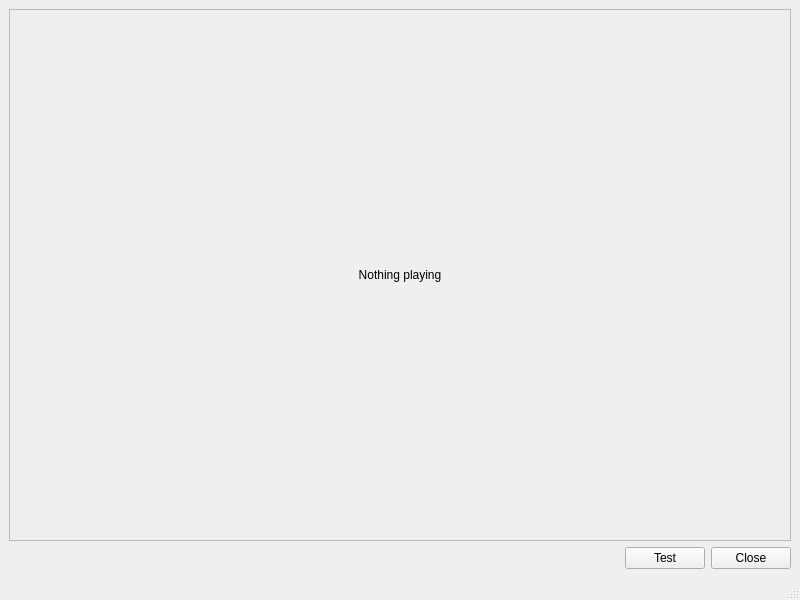
<?xml version="1.0" encoding="UTF-8"?>
<ui version="4.0">
 <class>MainWindow</class>
 <widget class="QMainWindow" name="MainWindow">
  <property name="geometry">
   <rect>
    <x>0</x>
    <y>0</y>
    <width>800</width>
    <height>600</height>
   </rect>
  </property>
  <property name="windowTitle">
   <string>Vobot Now Playing</string>
  </property>
  <widget class="QWidget" name="centralwidget">
   <layout class="QVBoxLayout" name="verticalLayout">
    <item>
     <widget class="QFrame" name="frame">
      <property name="sizePolicy">
       <sizepolicy hsizetype="Preferred" vsizetype="MinimumExpanding">
        <horstretch>0</horstretch>
        <verstretch>0</verstretch>
       </sizepolicy>
      </property>
      <property name="frameShape">
       <enum>QFrame::StyledPanel</enum>
      </property>
      <property name="frameShadow">
       <enum>QFrame::Raised</enum>
      </property>
      <layout class="QVBoxLayout" name="verticalLayout_2">
       <item>
        <widget class="QLabel" name="lbl_preview">
         <property name="text">
          <string>&lt;html&gt;&lt;head/&gt;&lt;body&gt;&lt;p align=&quot;center&quot;&gt;Nothing playing&lt;/p&gt;&lt;/body&gt;&lt;/html&gt;</string>
         </property>
         <property name="scaledContents">
          <bool>false</bool>
         </property>
        </widget>
       </item>
      </layout>
     </widget>
    </item>
    <item>
     <layout class="QHBoxLayout" name="horizontalLayout">
      <item>
       <spacer name="horizontalSpacer">
        <property name="orientation">
         <enum>Qt::Horizontal</enum>
        </property>
        <property name="sizeHint" stdset="0">
         <size>
          <width>40</width>
          <height>20</height>
         </size>
        </property>
       </spacer>
      </item>
      <item>
       <widget class="QPushButton" name="button_test">
        <property name="text">
         <string>Test</string>
        </property>
       </widget>
      </item>
      <item>
       <widget class="QPushButton" name="button_close">
        <property name="text">
         <string>Close</string>
        </property>
       </widget>
      </item>
     </layout>
    </item>
   </layout>
  </widget>
  <widget class="QMenuBar" name="menubar">
   <property name="geometry">
    <rect>
     <x>0</x>
     <y>0</y>
     <width>800</width>
     <height>31</height>
    </rect>
   </property>
  </widget>
  <widget class="QStatusBar" name="statusbar"/>
 </widget>
 <resources/>
 <connections/>
</ui>
